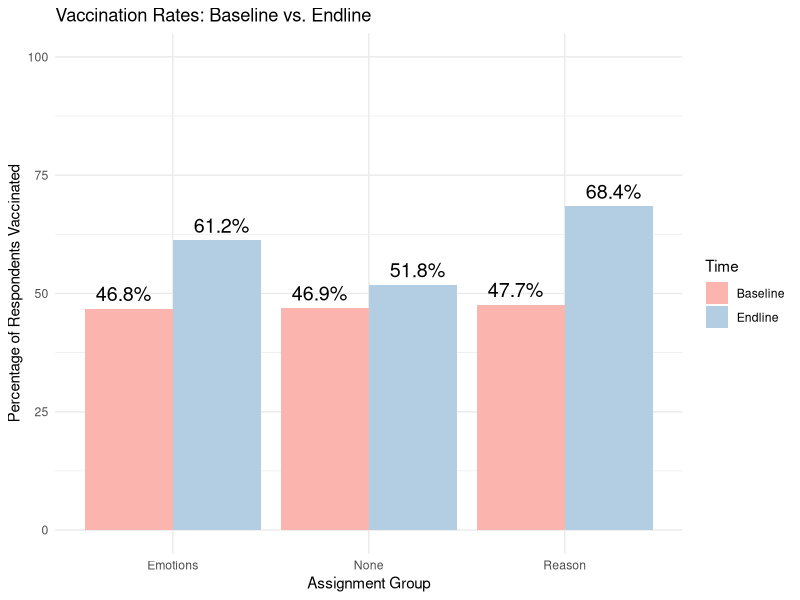
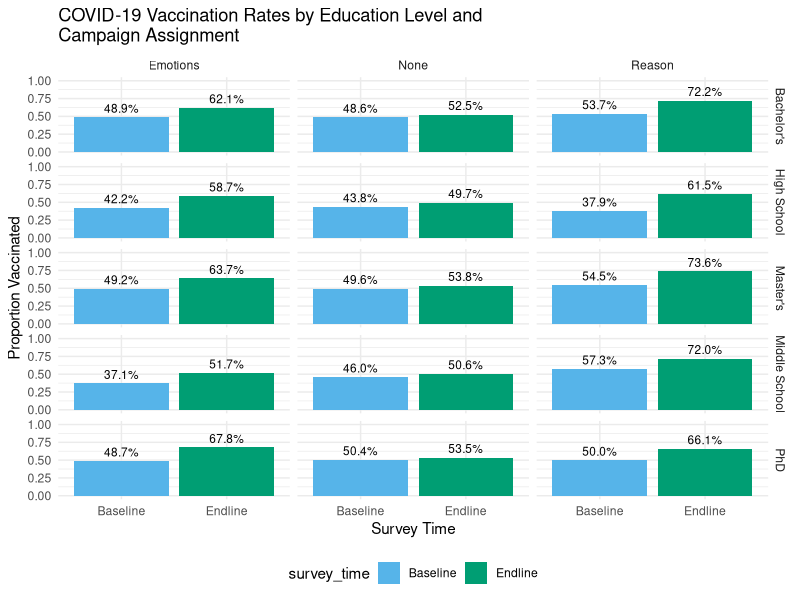
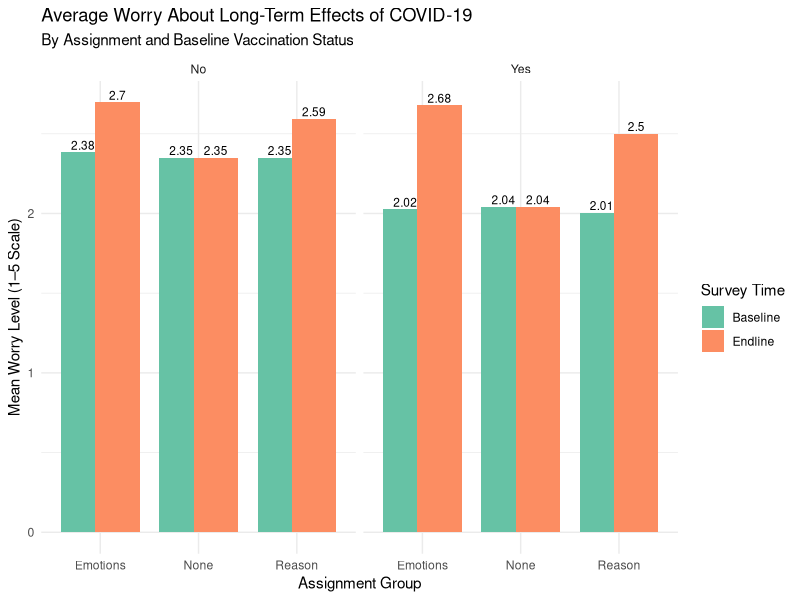
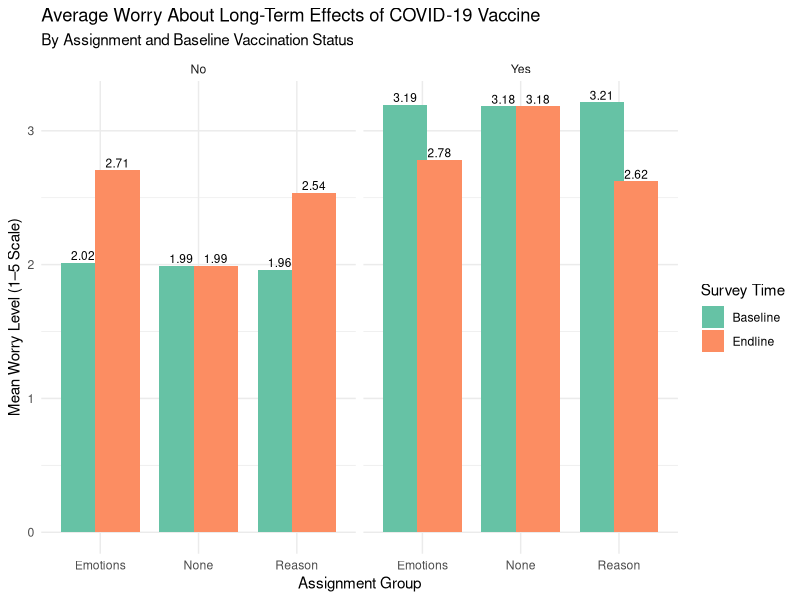
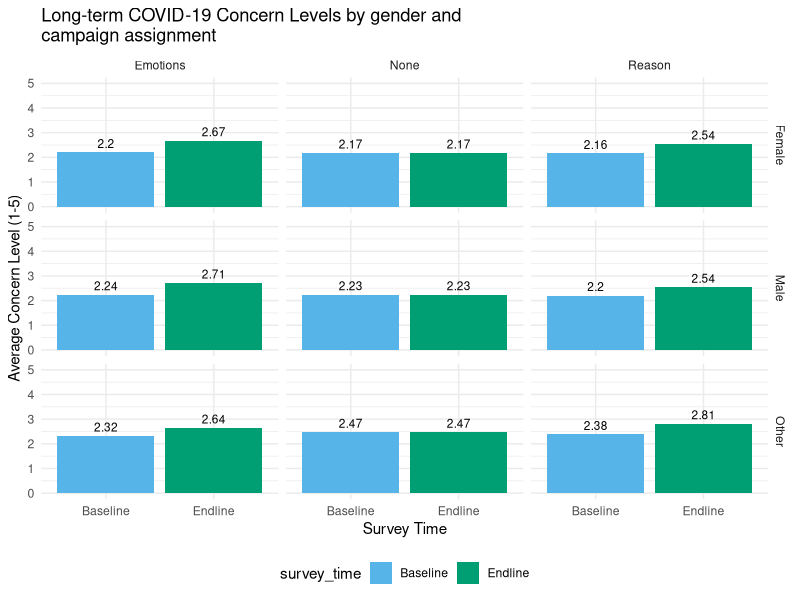
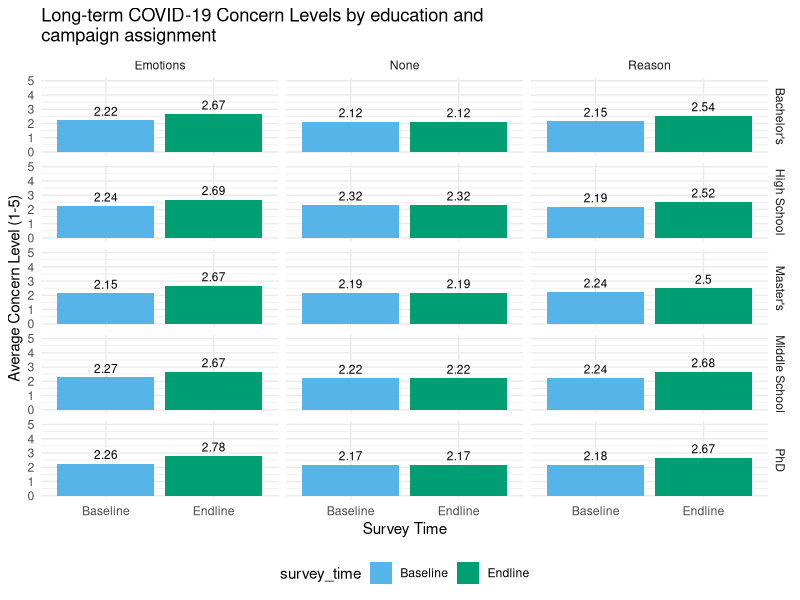
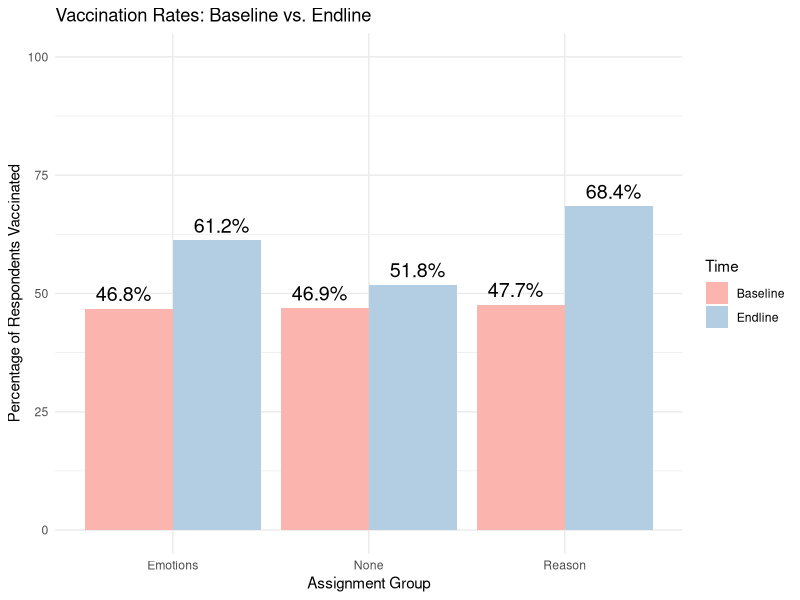
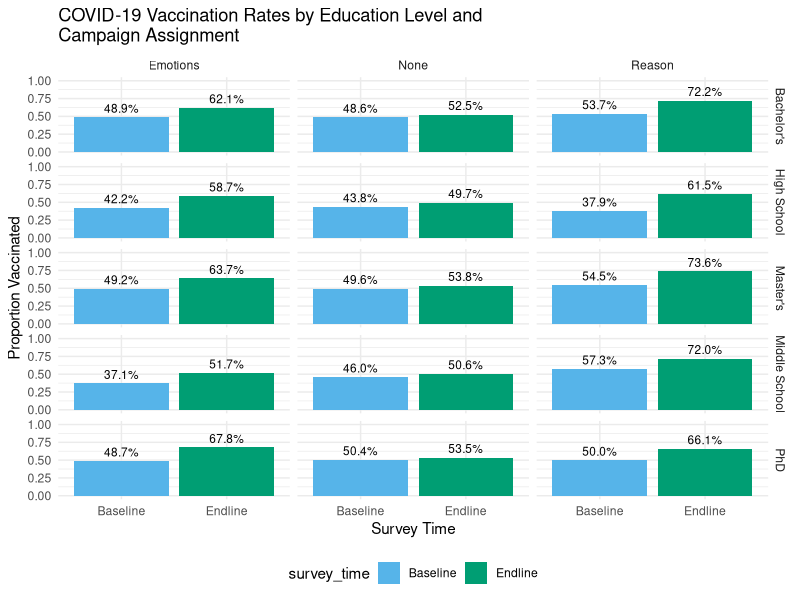

Write the R code that produced these figures, in order.
## ---- chunk 1
library(dplyr)
library(ggplot2)
library(knitr)
library(stringr)
if (!require(reshape2)) install.packages("reshape2")
library(tidyr)
library(reshape2)
set.seed(123)  
## ---- chunk 2
# DATA SIMULATION
us_states <- c("Alabama", "Alaska", "Arizona", "Arkansas", "California", "Colorado", "Connecticut", "Delaware", "Florida", "Georgia","Hawaii", "Idaho", "Illinois", "Indiana", "Iowa", "Kansas", "Kentucky", "Louisiana", "Maine", "Maryland", "Massachusetts", "Michigan", "Minnesota", "Mississippi", "Missouri", "Montana", "Nebraska", "Nevada", "New Hampshire", "New Jersey", "New Mexico", "New York", "North Carolina", "North Dakota", "Ohio", "Oklahoma", "Oregon", "Pennsylvania", "Rhode Island", "South Carolina", "South Dakota", "Tennessee", "Texas", "Utah", "Vermont", "Virginia", "Washington", "West Virginia", "Wisconsin", "Wyoming")

age <- sample(18:65, 5000, replace = TRUE)

## INCOME LEVELS BY AGE
income_by_age <- function(age) {
  if (age <= 24) {
    return(sample(c("<$30,000", "$30,000–$49,999", "$50,000–$69,999", "$70,000–$99,999", "$100,000+"), 1, prob = c(0.6, 0.25, 0.1, 0.03, 0.02)))
  } else if (age >= 25 & age <= 34) {
    return(sample(c("<$30,000", "$30,000–$49,999", "$50,000–$69,999", "$70,000–$99,999", "$100,000+"), 1, prob = c(0.4, 0.35, 0.15, 0.05, 0.05)))
  } else if (age >= 35 & age <= 44) {
    return(sample(c("<$30,000", "$30,000–$49,999", "$50,000–$69,999", "$70,000–$99,999", "$100,000+"), 1, prob = c(0.25, 0.4, 0.2, 0.1, 0.05)))
  } else if (age >= 45 & age <= 54) {
    return(sample(c("<$30,000", "$30,000–$49,999", "$50,000–$69,999", "$70,000–$99,999", "$100,000+"), 1, prob = c(0.2, 0.3, 0.3, 0.15, 0.05)))
  } else if (age >= 55 & age <= 65) {
    return(sample(c("<$30,000", "$30,000–$49,999", "$50,000–$69,999", "$70,000–$99,999", "$100,000+"), 1, prob = c(0.2, 0.25, 0.3, 0.2, 0.05)))}}

income <- sapply(age, income_by_age)

## EDUCATION LEVELS BY AGE
education <- sapply(age, function(x) {
  if (x < 20) {return(sample(c("Middle School", "High School"), 1, prob = c(0.2, 0.8))) # Mostly high school for < 20
  } else if (x >= 20 & x < 25) {return(sample(c("Middle School", "High School", "Bachelor's", "Master's"), 1, prob = c(0.1, 0.4, 0.4, 0.1)))}
  else {return(sample(c("Middle School", "High School", "Bachelor's", "Master's", "PhD"), 1, prob = c(0.05, 0.3, 0.45, 0.2, 0.1)))}})

## MARTIAL STATUS BY AGE
marital_status <- sapply(age, function(age) {
  if (age <= 24) {return(sample(c("Single", "Married", "Divorced"), 1, prob = c(0.9, 0.09, 0.01)))} 
  else if (age >= 25 & age <= 34) {return(sample(c("Single", "Married", "Divorced"), 1, prob = c(0.6, 0.35, 0.05)))} 
  else if (age >= 35 & age <= 54) {return(sample(c("Single", "Married", "Divorced"), 1, prob = c(0.4, 0.4, 0.2)))}  
  else {return(sample(c("Single", "Married", "Divorced"), 1, prob = c(0.2, 0.35, 0.2)))}})

## CHILDREN BY MARITAL STATUS 
children <- mapply(function(marital_status, age) {
  if (marital_status == "Single") {
    return(sample(c("Yes", "No"), 1, prob = c(0.05, 0.95)))  # Single people much less likely to have children
  } else if (marital_status == "Married") {
    # Married people more likely to have children
    if (age <= 24) {return(sample(c("Yes", "No"), 1, prob = c(0.1, 0.9)))} 
    else if (age >= 25 & age <= 34) {return(sample(c("Yes", "No"), 1, prob = c(0.35, 0.65)))} 
    else if (age >= 35 & age <= 44) {return(sample(c("Yes", "No"), 1, prob = c(0.4, 0.6)))} 
    else {return(sample(c("Yes", "No"), 1, prob = c(0.65, 0.35))) }} 
  else { # Divorced people's likelihood of having children
    return(sample(c("Yes", "No"), 1, prob = c(0.5, 0.5)))}}, marital_status, age)
## ---- chunk 3
# DATA SIMULATION
## Demographics 
baseline <- data.frame(id = 1:5000,  
  age = sample(18:65, 5000, replace = TRUE), 
  gender = sample(c("Male", "Female", "Other"), 5000, replace = TRUE, 
                  prob = c(0.495, 0.495, 0.01)),
  marital_status = sample(c("Single", "Married", "Divorced"), 5000, replace = TRUE),
  children = ifelse(
    sample(c("Single", "Married", "Divorced"), 5000, replace = TRUE) == "Single", 
    sample(c("Yes", "No"), 5000, replace = TRUE, prob = c(0.05, 0.95)),
    sample(c("Yes", "No"), 5000, replace = TRUE, prob = c(0.6, 0.4))),
  income = income, 
  education = education, 
  race = sample(c("White", "Black", "Asian", "Hispanic", "Other"), 5000, replace = TRUE),
  state = sample(us_states, 5000, replace = TRUE))
## ---- chunk 4
# DATA SIMULATION
## BASELINE QUESTIONS
### HAVE YOU HAD THE VACCINE YET?
baseline$b_had_vaccine <- mapply(function(education, income) {
  prob_vaccine <- 0.4  # Default probability (for low education and low income)
  # Higher probability for higher education levels
  if (education %in% c("Bachelor's", "Master's", "PhD")) {
    prob_vaccine <- prob_vaccine + 0.1}
  # Higher probability for higher income levels
  if (income %in% c("$50,000–$74,999", "$75,000–$99,999", "$100,000 or more")) {
    prob_vaccine <- prob_vaccine + 0.1}
  return(sample(c("Yes", "No"), 1, replace = TRUE, prob = c(prob_vaccine, 1 - prob_vaccine)))}, baseline$education, baseline$income)

### WHY OR WHY NOT?
baseline$b_reasons_vaccine <- mapply(function(b_had_vaccine) {
  if (b_had_vaccine == "Yes") {
    reasons <- sample(c("Health reasons", "To Travel", "Required by work", "Influenced by family and/or friends"), sample(1:4, 1), replace = FALSE)} else {
    reasons <- sample(c("Health reasons", "Safety concerns", "Distrust of it", "Don't believe it is effective", "Religious reasons"), sample(1:5, 1), replace = FALSE)}
  return(paste(reasons, collapse = ", "))}, baseline$b_had_vaccine)

### ARE YOU CONSIDERING GETTING THE VACCINE?
baseline$b_considering_vaccine <- ifelse(baseline$b_had_vaccine == "No", sample(c("Yes", "No"), 5000, replace = TRUE, prob = c(0.5, 0.5)), NA) 

### HAVE YOU EVER TESTED POSITIVE FOR COVID?
baseline$b_tested_positive <- mapply(function(vaccinated_status) {
  if (vaccinated_status == "Yes") {# Lower chance of testing positive for vaccinated (10% chance)
    return(sample(c("Yes", "No"), 1, prob = c(0.1, 0.9)))} 
  else {# Higher chance of testing positive for non-vaccinated (25% chance)
    return(sample(c("Yes", "No"), 1, prob = c(0.25, 0.75)))}}, baseline$b_had_vaccine)

### TO WHAT EXTENT ARE YOU WORRIED ABOUT GETTING COVID? 
#### Where: 1. "Not worried at all", 2. "Slightly worried", 3. "Moderately worried", 4. "Very worried", 5. "Extremely worried"
baseline$b_worried_about_covid <- ifelse(
  baseline$b_tested_positive == "No", 
  sample(1:5, 5000, replace = TRUE, prob = c(0.1, 0.2, 0.4, 0.2, 0.1)), NA)

### ARE YOU IMMUNOCOMPROMISED? (Considered immunocompromised if you had or have one or more following conditions: cancer, autoimmune diseases, organ transplants, etc)
baseline$is_immunocompromised <- sample(c("Yes", "No"), 5000, replace = TRUE, prob = c(0.1, 0.9))  

### ARE THERE MEMBERS IN YOUR HOUSEHOLD (EXCLUDING YOURSELF) WHO ARE IMMUNOCOMPROMISED?
baseline$household_immunocompromised <- sample(c("Yes", "No"), 5000, replace = TRUE, prob = c(0.2, 0.8))

### HAVE YOU EVER BEEN VACCINATED FOR OTHER DISEASES? (Provide list of possible other vaccinations)
baseline$other_vaccinations <- sample(c("Yes, for all or almost all", "Yes, but only a few diseases", "No", "Unsure"), 5000, replace = TRUE)

### TO WHAT EXTENT ARE YOU WORRIED ABOUT THE LONG-TERM EFFECTS OF COVID-19? (i.e. What's known as "Long Covid")
baseline$b_long_term_concerns <- mapply(function(b_had_vaccine) {
  if (b_had_vaccine == "Yes") {# Probabilities for those who have received the vaccine, expect them to be more worried
    return(sample(1:5, 1, replace = TRUE, prob = c(0.4, 0.3, 0.2, 0.1, 0))) 
  } else {# Probabilities for those who have not received the vaccine, expect them to be less worried
    return(sample(1:5, 1, replace = TRUE, prob = c(0.2, 0.3, 0.4, 0.1, 0)))}
}, baseline$b_had_vaccine)

### TO WHAT EXTENT ARE YOU WORRIED ABOUT THE LONG-TERM EFFECTS OF THE COVID-19 VACCINE?
baseline$b_vaccine_long_term_concerns <- mapply(function(b_had_vaccine) {
  if (b_had_vaccine == "Yes") {# Probabilities for those who have received the vaccine
    return(sample(1:5, 1, replace = TRUE, prob = c(0.1, 0.2, 0.1, 0.6, 0))) 
  } else {# Probabilities for those who have not received the vaccine
    return(sample(1:5, 1, replace = TRUE, prob = c(0.4, 0.3, 0.2, 0.1, 0)))}
}, baseline$b_had_vaccine)

### DO YOU BELIEVE THE COVID-19 VACCINE SHOULD BE MANDATED? 
baseline$b_vaccine_mandates <- mapply(function(b_had_vaccine) {
  if (b_had_vaccine == "Yes") {
    # Probabilities for those who have received the vaccine
    return(sample(c("Yes, for everyone", "Yes, but only for certain groups", "No, it should not be mandatory", "Unsure"), 1, replace = TRUE, prob = c(0.6, 0.3, 0.05, 0.05)))} else {# Probabilities for those who have not received the vaccine
    return(sample(c("Yes, for everyone", "Yes, but only for certain groups", "No, it should not be mandatory", "Unsure"), 1, replace = TRUE, prob = c(0.05, 0.4, 0.45, 0.1)))}}, baseline$b_had_vaccine)

### Can also add more unrelated questions to reduce bias (such as demand characteristics bias) 
## ---- chunk 5
# DATA SIMULATION: Random Assignment
baseline$assignment <- sample(c("Reason", "Emotions", "None"), 5000, replace = TRUE, prob = c(1/3, 1/3, 1/3))
## ---- chunk 6
# DATA SIMULATION: Endline Questions
# Select a sample of 4500 respondents for the endline survey
endline_sample <- sample(nrow(baseline), 4500)
# Create the endline data frame with only the sampled 4500 respondents
endline <- baseline[endline_sample, ]

### HAVE YOU HAD THE VACCINE YET?
# Initialize the 'e_had_vaccine' column from 'b_had_vaccine'
endline$e_had_vaccine <- endline$b_had_vaccine

# Apply changes to 'e_had_vaccine' based on the conditions for the sampled respondents
endline$e_had_vaccine <- mapply(function(education, income, assignment, b_had_vaccine) {# Only modify "No" responses
  if (b_had_vaccine == "No") {# Set the default prob of changing from "No" to "Yes"
    prob_change_to_yes <- 0  # Default probability of changing "No" to "Yes"
    # Adjust based on assignment group
    if (assignment == "Reason") {prob_change_to_yes <- 0.4}  
    else if (assignment == "Emotions") {prob_change_to_yes <- 0.25} 
    else if (assignment == "None") {prob_change_to_yes <- 0.1}
    # Decide if they will change their answer to "Yes" based on the adjusted probability
    return(sample(c("Yes", "No"), 1, replace = TRUE, prob = c(prob_change_to_yes, 1 - prob_change_to_yes)))}
  # If answered 'Yes' for the baseline, they should also answer 'Yes' for the endline
  return("Yes")}, endline$education, endline$income, endline$assignment, endline$b_had_vaccine)

### WHY OR WHY NOT?
# Initialize reasons for 'e_reasons_vaccine' by copying the baseline reasons
endline$e_reasons_vaccine <- endline$b_reasons_vaccine

# Now update reasons for those who changed their answer from "No" to "Yes"
for (i in 1:nrow(endline)) {
  if (endline$b_had_vaccine[i] == "No" && endline$e_had_vaccine[i] == "Yes") {# Update reasons for those who decided to get the vaccine after initially refusing
    reasons <- sample(c("Health reasons", "To Travel", "Required by work", "Influenced by family and/or friends"), sample(1:4, 1), replace = FALSE)
    endline$e_reasons_vaccine[i] <- paste(reasons, collapse = ", ")} else {# For everyone else (those who didn't change their answer), keep the baseline reasons
    endline$e_reasons_vaccine[i] <- endline$b_reasons_vaccine[i]}}

### HAVE YOU EVER TESTED POSITIVE FOR COVID?
# Initialize the 'e_tested_positive' column from 'b_tested_positive'
endline$e_tested_positive <- endline$b_tested_positive

# Apply changes to 'e_tested_positive' based on the conditions
endline$e_tested_positive <- mapply(function(education, income, assignment, b_tested_positive, b_had_vaccine) {# Only modify "No" responses
  if (b_tested_positive == "No") {prob_change_to_yes <- 0  # Default probability of changing "No" to "Yes"
    # Adjust the probability based on whether they had the vaccine at baseline
    if (b_had_vaccine == "No") {prob_change_to_yes <- 0.4} # 40% for those w/o vaccine
    else if (b_had_vaccine == "Yes") {prob_change_to_yes <- 0.2} # 20% for those w/ vaccine
    # Decide if they will change their answer to "Yes" based on the adjusted probability
    return(sample(c("Yes", "No"), 1, replace = TRUE, prob = c(prob_change_to_yes, 1 - prob_change_to_yes)))}
  # If the person answered 'Yes' for the baseline survey, they should also answer 'Yes' for the endline survey
  return("Yes")}, endline$education, endline$income, endline$assignment, endline$b_tested_positive, endline$b_had_vaccine)

### ARE YOU WORRIED ABOUT COVID?
# Copy baseline answers into e_worried_about_covid for endline
endline$e_worried_about_covid <- endline$b_worried_about_covid

# Change answers for those who did not test positive and answered b_had_vaccine == "No"
for (i in 1:nrow(endline)) {if (endline$b_tested_positive[i] == "No" && endline$b_had_vaccine[i] == "No") {# Update e_worried_about_covid for these individuals based on the sample distribution
    endline$e_worried_about_covid[i] <- sample(1:5, 1, replace = TRUE, prob = c(0.1, 0.2, 0.4, 0.2, 0.1))}}

# Initialize 'b_long_term_concerns', 'b_vaccine_long_term_concerns', and 'b_vaccine_mandates'
endline <- endline %>%
  mutate(e_long_term_concerns = b_long_term_concerns,
    e_vaccine_long_term_concerns = b_vaccine_long_term_concerns,
    e_vaccine_mandates = b_vaccine_mandates)

### ADJUST WORRIES BASED ON CAMPAIGN
# Modify responses for those who did the "Reason" and "Emotions" campaigns
for (i in endline_sample) {# Check if 'assignment' is not NA and proceed with the assignment
  if (!is.na(endline$assignment[i])) {
    if (endline$assignment[i] == "Reason") {
# Make those exposed to the "Reason" campaign less worried about COVID-19 (scale 1-5)
      endline$e_long_term_concerns[i] <- sample(1:5, 1, replace = TRUE, prob = c(0.1, 0.3, 0.5, 0.1, 0)) 
# Make those exposed to the "Reason" campaign less worried about the long-term effects of the COVID-19 vaccine (scale 1-5)
      endline$e_vaccine_long_term_concerns[i] <- sample(1:5, 1, replace = TRUE, prob = c(0.1, 0.3, 0.5, 0.1, 0))} else if (endline$assignment[i] == "Emotions") {# Make those exposed to the "Emotions" campaign less worried about long-term effects of COVID-19, even less than the Reason campaign (scale 1-5)
      endline$e_long_term_concerns[i] <- sample(1:5, 1, replace = TRUE, prob = c(0.05, 0.2, 0.7, 0.05, 0)) 
# Make those exposed to the "Emotions" campaign less worried about the long-term effects of COVID-19 vaccine, even less than the Reason campaign (scale 1-5)
      endline$e_vaccine_long_term_concerns[i] <- sample(1:5, 1, replace = TRUE, prob = c(0.05, 0.2, 0.7, 0.05, 0))}}}
## ---- chunk 7
# ANALYSIS AND REPORTING
## MERGE DATASETS
endline_subset <- endline %>%
  select(-any_of(intersect(names(endline), names(baseline))[-1]))

vaccine_ad_campaigns_merged <- left_join(baseline, endline_subset, by = "id")
## ---- chunk 8
# ANALYSIS AND REPORTING
## Produce tables or figures for the effectiveness of each campaign  

# HAVE YOU HAD THE VACCINE YET?
# Create two proportion tables
prop_b <- prop.table(table(vaccine_ad_campaigns_merged$assignment, vaccine_ad_campaigns_merged$b_had_vaccine), margin = 1) * 100
prop_e <- prop.table(table(vaccine_ad_campaigns_merged$assignment, vaccine_ad_campaigns_merged$e_had_vaccine), margin = 1) * 100

# Combine them into one table for comparison
had_vaccine <- cbind(`Baseline` = prop_b[, "Yes"],
                       `Endline` = prop_e[, "Yes"])
cat("Percentage of Respondents Who Had the Vaccine (Baseline vs Endline)\n")
had_vaccine

# Prepare the data for ggplot2
had_vaccine_g <- data.frame(Assignment = rep(rownames(had_vaccine), 2),
  Time = rep(c("Baseline", "Endline"), each = nrow(had_vaccine)),
  Percentage = c(had_vaccine[, "Baseline"], had_vaccine[, "Endline"]))

# Create the bar plot for vaccination rates
vaccination_rates <- ggplot(had_vaccine_g, aes(x = Assignment, y = Percentage, fill = Time)) +
  geom_bar(stat = "identity", position = "dodge") +
  geom_text(aes(label = paste0(round(Percentage, 1), "%")), 
            position = position_dodge(1), vjust = -0.5, size = 5) + 
  labs(title = "Vaccination Rates: Baseline vs. Endline",
       x = "Assignment Group", y = "Percentage of Respondents Vaccinated",
       fill = "Time") +  theme_minimal() + scale_fill_brewer(palette = "Pastel1") +
  ylim(0, max(100))
vaccination_rates
ggsave("vaccination_rates.png", plot = vaccination_rates, width = 6, height = 4, dpi = 300)
## ---- chunk 9
# HAVE YOU HAD THE VACCINE YET?
# By education level 
# Calculate the proportion of vaccinated individuals by education and assignment
education_vaccination <- aggregate(cbind(
    baseline_vacc = as.numeric(b_had_vaccine == "Yes"),
    endline_vacc = as.numeric(e_had_vaccine == "Yes")) ~ education + assignment, 
  data = vaccine_ad_campaigns_merged, FUN = mean)

# Convert to long format for easier plotting
education_vaccination_long <- melt(
  education_vaccination, 
  id.vars = c("education", "assignment"),
  variable.name = "survey_time",
  value.name = "vaccination_rate")

# Clean up the labels
education_vaccination_long$survey_time <- factor(
  education_vaccination_long$survey_time,
  levels = c("baseline_vacc", "endline_vacc"),
  labels = c("Baseline", "Endline"))

# Create the plot title
education_vacc_title <- "COVID-19 Vaccination Rates by Education Level and Campaign Assignment"
wrapped_education_vacc_title <- str_wrap(education_vacc_title, width = 50)

# Create the education vaccination plot
vaccination_rates_education <- ggplot(education_vaccination_long, aes(x = survey_time, y = vaccination_rate, fill = survey_time)) +
  geom_bar(stat = "identity") +
  facet_grid(education ~ assignment) +
  labs(title = wrapped_education_vacc_title,
       y = "Proportion Vaccinated",
       x = "Survey Time") +
  ylim(0, 1) +
  geom_text(aes(label = scales::percent(vaccination_rate, accuracy = 0.1)), vjust = -0.5, size = 3) +
  scale_fill_manual(values = c("Baseline" = "#56B4E9", "Endline" = "#009E73")) +
  theme_minimal() +
  theme(legend.position = "bottom")
vaccination_rates_education
ggsave("vaccination_rates_education.png", plot = vaccination_rates_education, width = 6, height = 4, dpi = 300)
## ---- chunk 10
# ARE YOU WORRIED ABOUT COVID?
worried_about_covid <- aggregate(cbind(b_worried_about_covid, e_worried_about_covid) ~ assignment, data = vaccine_ad_campaigns_merged, FUN = mean)
colnames(worried_about_covid) <- c("Assignment", "Baseline Avg Worried About Covid", "Endline Avg Worried About Covid")

worried_about_covid
## ---- chunk 11
# AVERAGE WORRY LEVELS FOR LONG-TERM EFFECTS OF COVID-19
long_term_covid_concerns <- aggregate(cbind(b_long_term_concerns, e_long_term_concerns) ~ assignment, data = vaccine_ad_campaigns_merged, FUN = mean)
names(long_term_covid_concerns) <- c("Assignment", "Baseline", "Endline")

long_term_covid_concerns_t <- kable(long_term_covid_concerns, 
      caption = "Mean Worry Levels of Long-term Effects COVID-19 by Assignment")

long_term_covid_concerns_t

# AVERAGE WORRY LEVELS FOR LONG-TERM EFFECTS OF COVID-19 BY VACCINATION STATUS 
long_term_covid_concerns_vax <- aggregate(cbind(b_long_term_concerns, e_long_term_concerns) ~ assignment + b_had_vaccine, 
                                          data = vaccine_ad_campaigns_merged, 
                                          FUN = mean)
names(long_term_covid_concerns_vax) <- c("Assignment", "Vaccinated at Baseline", "Baseline", "Endline")

long_term_covid_concerns_vax_t <- kable(long_term_covid_concerns_vax, 
                                        caption = "Mean Worry Levels of Long-term Effects of COVID-19 by Assignment and Vaccination Status")
long_term_covid_concerns_vax_t

long_term_covid_concerns_vax_long <- long_term_covid_concerns_vax %>%
  pivot_longer(cols = c("Baseline", "Endline"),
               names_to = "Time",
               values_to = "Mean_Worry_Level")

long_term_covid_concerns_vax <- ggplot(long_term_covid_concerns_vax_long, 
       aes(x = Assignment, y = Mean_Worry_Level, fill = Time)) +
  geom_bar(stat = "identity", position = position_dodge(width = 0.7)) +
  geom_text(aes(label = round(Mean_Worry_Level, 2)), 
            position = position_dodge(width = 0.7), 
            vjust = -0.3, size = 3) +
  facet_wrap(~ `Vaccinated at Baseline`) +
  labs(title = "Average Worry About Long-Term Effects of COVID-19",
    subtitle = "By Assignment and Baseline Vaccination Status",
    x = "Assignment Group", y = "Mean Worry Level (1–5 Scale)", fill = "Survey Time") +
  theme_minimal() + scale_fill_brewer(palette = "Set2")
long_term_covid_concerns_vax
ggsave("long_term_covid_concerns_vax.png", plot = long_term_covid_concerns_vax, width = 6, height = 4, dpi = 300)

# AVERAGE WORRY LEVELS FOR LONG-TERM EFFECTS OF COVID-19 VACCINE
long_term_vaccine_concerns <- aggregate(cbind(b_vaccine_long_term_concerns, e_vaccine_long_term_concerns) ~ assignment, 
                                        data = vaccine_ad_campaigns_merged, 
                                        FUN = mean)
names(long_term_vaccine_concerns) <- c("Assignment", "Baseline", "Endline")

long_term_vaccine_concerns_t <- kable(long_term_vaccine_concerns, 
      caption = "Mean Worry Levels for Long-term Effects of COVID-19 Vaccine by Assignment")

long_term_vaccine_concerns_t

# AVERAGE WORRY LEVELS FOR LONG-TERM EFFECTS OF COVID-19 OF COVID-19 BY VACCINATION STATUS
long_term_vaccine_concerns_vax <- aggregate(cbind(b_vaccine_long_term_concerns, e_vaccine_long_term_concerns) ~ assignment + b_had_vaccine, 
                                            data = vaccine_ad_campaigns_merged, 
                                            FUN = mean)
names(long_term_vaccine_concerns_vax) <- c("Assignment", "Vaccinated at Baseline", "Baseline", "Endline")

long_term_vaccine_concerns_vax_t <- kable(long_term_vaccine_concerns_vax, 
                                          caption = "Mean Worry Levels for Long-term Effects of COVID-19 Vaccine by Assignment and Vaccination Status")
long_term_vaccine_concerns_vax_t

long_term_vaccine_concerns_vax_long <- pivot_longer(
  long_term_vaccine_concerns_vax,
  cols = c("Baseline", "Endline"),
  names_to = "Time",
  values_to = "Mean_Worry_Level")

long_term_vaccine_concerns_vax <- ggplot(long_term_vaccine_concerns_vax_long, 
       aes(x = Assignment, y = Mean_Worry_Level, fill = Time)) +
  geom_bar(stat = "identity", position = position_dodge(width = 0.7)) +
  geom_text(aes(label = round(Mean_Worry_Level, 2)), 
            position = position_dodge(width = 0.7), 
            vjust = -0.3, size = 3) +
  facet_wrap(~ `Vaccinated at Baseline`) +
  labs(title = "Average Worry About Long-Term Effects of COVID-19 Vaccine",
    subtitle = "By Assignment and Baseline Vaccination Status",
    x = "Assignment Group", y = "Mean Worry Level (1–5 Scale)", fill = "Survey Time") +
  theme_minimal() +
  scale_fill_brewer(palette = "Set2")
long_term_vaccine_concerns_vax
ggsave("long_term_vaccine_concerns_vax.png", plot = long_term_vaccine_concerns_vax, width = 6, height = 4, dpi = 300)
## ---- chunk 12
# Average worry levels for long-term effects of COVID by gender
gender_concerns <- aggregate(cbind(b_long_term_concerns, e_long_term_concerns) ~ gender + assignment, data = vaccine_ad_campaigns_merged, FUN = mean)

gender_concerns_long <- melt(gender_concerns, 
  id.vars = c("gender", "assignment"),
  variable.name = "survey_time",
  value.name = "concern_level")

# Clean up the labels
gender_concerns_long$survey_time <- factor(gender_concerns_long$survey_time,
  levels = c("b_long_term_concerns", "e_long_term_concerns"),
  labels = c("Baseline", "Endline"))

# Create the plot title
gender_title <- "Long-term COVID-19 Concern Levels by gender and campaign assignment"
wrapped_gender_title <- str_wrap(gender_title, width = 50)

# Create the gender plot
long_term_covid_concerns_gender <- ggplot(gender_concerns_long, aes(x = survey_time, y = concern_level, fill = survey_time)) +
  geom_bar(stat = "identity") +
  facet_grid(gender ~ assignment) +
  labs(title = wrapped_gender_title, y = "Average Concern Level (1-5)",
       x = "Survey Time") +
  ylim(0, 5) +
  geom_text(aes(label = round(concern_level, 2)), vjust = -0.5, size = 3) +
  scale_fill_manual(values = c("Baseline" = "#56B4E9", "Endline" = "#009E73")) +
  theme_minimal() +
  theme(legend.position = "bottom")
long_term_covid_concerns_gender
ggsave("long_term_covid_concerns_gender.png", plot = long_term_covid_concerns_gender, width = 6, height = 4, dpi = 300)
## ---- chunk 13
education_concerns <- aggregate(
  cbind(b_long_term_concerns, e_long_term_concerns) ~ education + assignment, 
  data = vaccine_ad_campaigns_merged, 
  FUN = mean)

# Convert to long format for easier plotting
education_concerns_long <- melt(education_concerns, 
  id.vars = c("education", "assignment"),
  variable.name = "survey_time",
  value.name = "concern_level")

# Clean up the labels
education_concerns_long$survey_time <- factor(education_concerns_long$survey_time,
  levels = c("b_long_term_concerns", "e_long_term_concerns"),
  labels = c("Baseline", "Endline"))

# Create the plot title
education_title <- "Long-term COVID-19 Concern Levels by education and campaign assignment"
wrapped_education_title <- str_wrap(education_title, width = 50)

# Create the education plot
long_term_covid_concerns_education <- ggplot(education_concerns_long, aes(x = survey_time, y = concern_level, fill = survey_time)) +
  geom_bar(stat = "identity") +
  facet_grid(education ~ assignment) +
  labs(title = wrapped_education_title, y = "Average Concern Level (1-5)",
       x = "Survey Time") +
  ylim(0, 5) +
  geom_text(aes(label = round(concern_level, 2)), vjust = -0.5, size = 3) +
  scale_fill_manual(values = c("Baseline" = "#56B4E9", "Endline" = "#009E73")) +
  theme_minimal() +
  theme(legend.position = "bottom")
long_term_covid_concerns_education
ggsave("long_term_covid_concerns_education.png", plot = long_term_covid_concerns_education, width = 6, height = 4, dpi = 300)
## ---- chunk 14
write.csv(baseline, "baseline.csv", row.names = FALSE)
write.csv(endline, "endline.csv", row.names = FALSE)
write.csv(vaccine_ad_campaigns_merged, "vaccine_ad_campaigns_merged.csv", row.names = FALSE)
